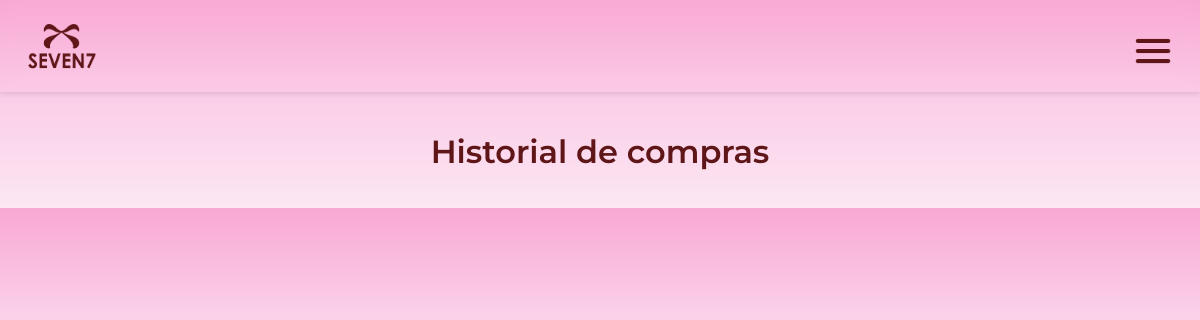
The page /HTMl/historial.php (signed in) on the database as committed earlier.
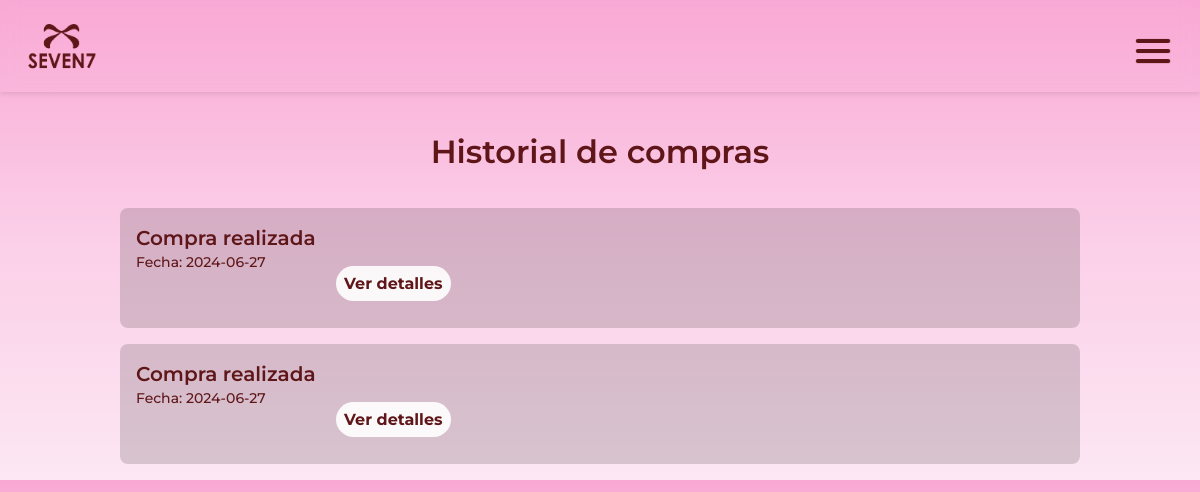
The same page on the database as committed later.
### tables this page shows
CREATE TABLE `historial_compras` (
  `ID_HISTORIAL` int(11) NOT NULL,
  `FECHA` date NOT NULL,
  `TOTAL` decimal(8,2) NOT NULL,
  `Usuario_ID` int(11) NOT NULL,
  `Comprobante_ID` int(11) NOT NULL
);

### HTMl/historial.php (the view, shortened to what this page needs)
<?php
include '../connect.php';
$usuario_id = $_SESSION['user_id'];
$sql = "SELECT * FROM historial_compras WHERE Usuario_ID = ? ORDER BY FECHA DESC";
$stmt = $conn->prepare($sql);
$stmt->bind_param("i", $usuario_id);
$stmt->execute();
$result = $stmt->get_result();
$compras = $result->fetch_all(MYSQLI_ASSOC);
?>
<!DOCTYPE html>
<html lang="en">
<head>
    <script src="https://cdn.tailwindcss.com"></script>
</head>
<body class="w-[100%] bg-gradient-to-b from-pink-300 via-pink-200 to-pink-100 overflow-x-hidden">
    <nav>
        <a class="pt-6 pl-7" href="index.html">
            <img class="w-[68px] h-[68px]" src="../images/Recurso 1.png" alt="">
        </a>
        <div>
            <img class="pt-7 pr-6 w-[70px] cursor-pointer menu-toggle" src="../images/menu.png" alt="">
        </div>
    </nav>
    <h1 class="text-center mt-32 text-[2rem] text-[rgb(95,22,24)] font-[600]">Historial de compras</h1>
    <div class="w-full flex flex-col items-center mt-8">
        <?php foreach ($compras as $compra): ?>
            <div class="bg-black/15 h-[120px] w-[80%] mb-4 p-4 rounded-lg">
                <h3 class="text-[rgb(95,22,24)] text-xl font-[600]">Compra <?php echo isset($compra['estado']) && $compra['estado'] === 'pendiente' ? 'pendiente' : 'realizada'; ?></h3>
                <p class="text-[rgb(95,22,24)] text-sm font-[500]">Fecha: <?php echo $compra['FECHA']; ?></p>
                <a href="ver_detalles.php?comprobante_id=<?php echo $compra['Comprobante_ID']; ?>" class="w-40 bg-white/90 rounded-full ml-[200px] text-[rgb(95,22,24)] font-bold text-center p-2">Ver detalles</a>
            </div>
        <?php endforeach; ?>
    </div>
</body>
</html>

### HTMl/historial.php (style rules this page uses)
* { font-family: "Montserrat", sans-serif; }
nav { position: fixed; top: 0; left: 0; width: 100%; z-index: 1000; display: flex; justify-content: space-between; box-shadow: 0 2px 5px rgba(0,0,0,0.1); backdrop-filter: blur(8px); }

Rows that differ between the two databases and show on the page:
added historial_compras: FECHA "2024-06-27"
added historial_compras: FECHA "2024-06-27"
